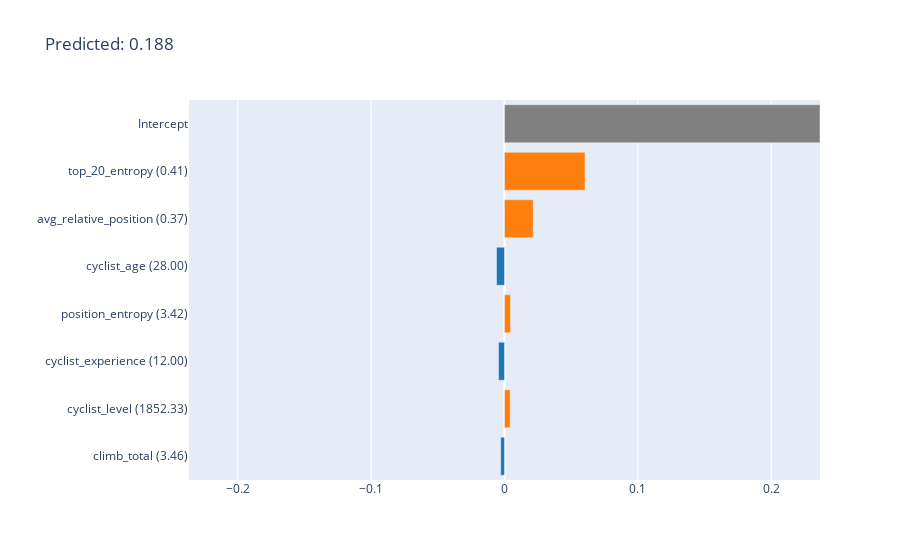

Notebook cell for this chart:
### Markdown cell above
Nota: the data is the same instances explained in LORE

### Code cell
instance_index = 399
print("Label: ",test_labels.iloc[instance_index].values[0])
print("Predicted value: ", test_prediction[instance_index])

instance = test_data.iloc[[instance_index]]

explanation_0 = lime_explanation_algorithm.explain_local(instance)
explanation_0.visualize(0)

### Figure 1 — Plotly figure (JSON) as saved in the notebook; plotly's stock layout.template omitted (floating-point values rounded to 4 significant figures)
{"data": [{"marker": {"color": ["#1f77b4", "#ff7f0e", "#1f77b4", "#ff7f0e", "#1f77b4", "#ff7f0e", "#ff7f0e", "#808080"]}, "orientation": "h", "type": "bar", "x": [-0.002841, 0.004275, -0.00446, 0.004525, -0.005948, 0.02153, 0.06037, 0.2366], "y": ["climb_total (3.46)", "cyclist_level (1852.33)", "cyclist_experience (12.00)", "position_entropy (3.42)", "cyclist_age (28.00)", "avg_relative_position (0.37)", "top_20_entropy (0.41)", "Intercept"]}], "layout": {"title": {"text": "Predicted: 0.188"}, "xaxis": {"range": [-0.2366, 0.2366], "title": {"text": ""}}, "yaxis": {"automargin": true, "dtick": 1, "title": {"text": ""}}}}
